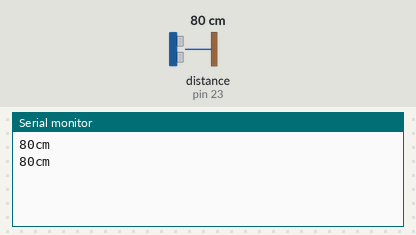
A sketch run on a simulated Arduino Mega 2560, built with avr-gcc and run on an emulated ATmega2560. Shown: the last lines printed to the serial monitor. Inputs (shaded band) come from the test bench; at power-on: distance to the obstacle (sensor on pin 23) 80 cm.

Above: at 1.8 s.
1.9 s: distance to the obstacle (sensor on pin 23) set to 2 cm
At 2.7 s:
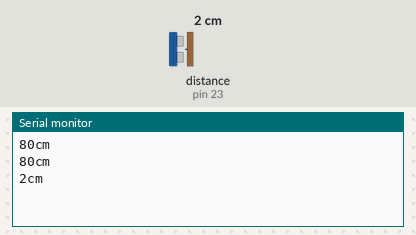
3.4 s: distance to the obstacle (sensor on pin 23) set to 4 cm
At 4.8 s:
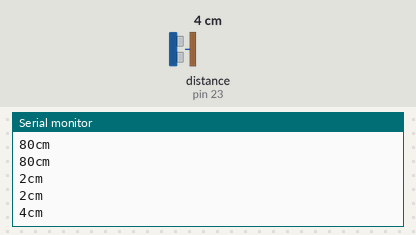
Timing chart, 0 to 6.4 s (numbered marks = the images above; inputs shaded):
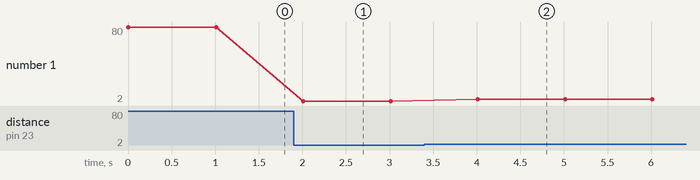

The sketch:

sonar.ino
```cpp
#include <Ultrasonic.h>
Ultrasonic ultrasonic(22,23);

void setup() {
  Serial.begin(9600);
}
void loop()
{
  Serial.print(ultrasonic.Ranging(CM));
  Serial.println("cm");
  delay(1000);
}
```

Measured:
- after the input at 1.9 s, the serial monitor: prints a new line after 0.11 s (image 1)
- after the input at 3.4 s, the serial monitor: prints a new line after 0.61 s (image 2)
- plotted number 1: 80 → 2 after the input at 1.9 s, 2 → 4 after the input at 3.4 s
